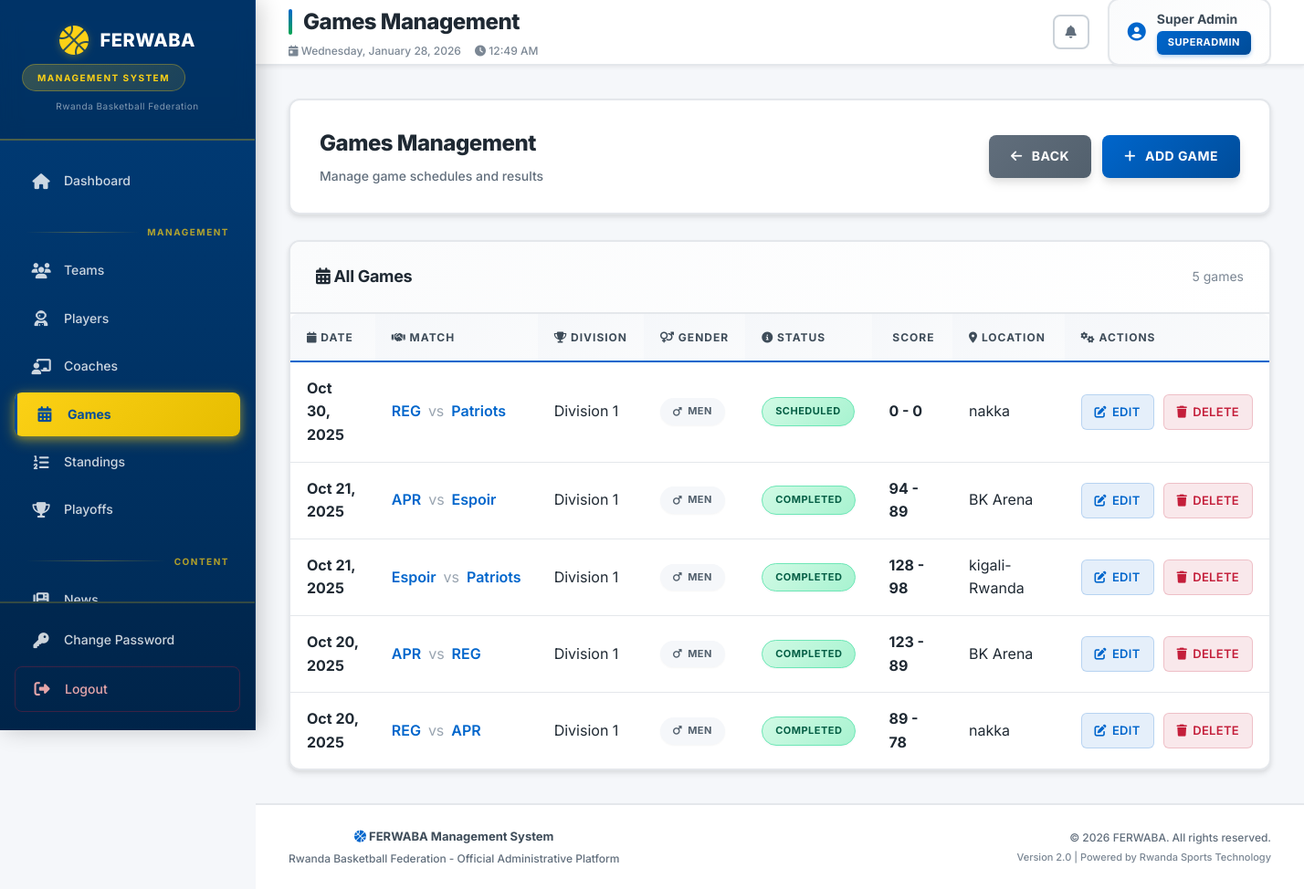
Screenshot of /admin/games.php (signed in) with the database file from the repository.
### tables this page shows
CREATE TABLE IF NOT EXISTS games(
  id INT AUTO_INCREMENT PRIMARY KEY,
  home_team_id INT,
  away_team_id INT,
  game_date DATE,
  location VARCHAR(100),
  home_score INT DEFAULT 0,
  away_score INT DEFAULT 0,
  division ENUM('Division 1','Division 2'),
  gender ENUM('Men','Women'),
  status ENUM('Scheduled','Completed') DEFAULT 'Scheduled',
  highlight_url VARCHAR(255),
  FOREIGN KEY(home_team_id) REFERENCES teams(id),
  FOREIGN KEY(away_team_id) REFERENCES teams(id)
);

CREATE TABLE IF NOT EXISTS teams(
  id INT AUTO_INCREMENT PRIMARY KEY,
  name VARCHAR(100),
  gender ENUM('Men','Women'),
  division ENUM('Division 1','Division 2'),
  location VARCHAR(100),
  logo VARCHAR(255),
  description TEXT
);

### includes/config.php (called while the page is built, shortened)
<?php
function sanitize(string $value): string {
    return htmlspecialchars(trim($value), ENT_QUOTES, 'UTF-8');
}
?>

### admin/games.php (the view, shortened to what this page needs)
<?php
require_once __DIR__ . '/includes/admin-header.php';
$games = $mysqli->query("SELECT g.*, th.name as home_name, ta.name as away_name FROM games g JOIN teams th ON th.id=g.home_team_id JOIN teams ta ON ta.id=g.away_team_id ORDER BY g.game_date DESC, g.id DESC");
?>
<div class="page-header">
  <div>
    <h1>Games Management</h1>
    <p>Manage game schedules and results</p>
  </div>
  <div class="section-actions">
    <a href="dashboard.php" class="btn btn-secondary"><i class="fas fa-arrow-left"></i> Back</a>
    <a href="game-form.php" class="btn btn-primary"><i class="fas fa-plus"></i> Add Game</a>
  </div>
</div>
<div class="admin-card">
  <div class="admin-card-header">
    <h3><i class="fas fa-calendar-alt"></i> All Games</h3>
    <span style="color: var(--gray-500); font-size: 14px;"><?php echo $games->num_rows; ?> games</span>
  </div>
  <div class="table-wrapper">
    <table class="admin-table">
      <thead>
        <tr>
          <th><i class="fas fa-calendar"></i> Date</th>
          <th><i class="fas fa-handshake"></i> Match</th>
          <th><i class="fas fa-trophy"></i> Division</th>
          <th><i class="fas fa-venus-mars"></i> Gender</th>
          <th><i class="fas fa-info-circle"></i> Status</th>
          <th><i class="fas fa-scoreboard"></i> Score</th>
          <th><i class="fas fa-map-marker-alt"></i> Location</th>
          <th><i class="fas fa-cogs"></i> Actions</th>
        </tr>
      </thead>
      <tbody>
        <?php while ($g = $games->fetch_assoc()): ?>
        <tr>
          <td><strong><?php echo date('M d, Y', strtotime($g['game_date'])); ?></strong></td>
          <td>
            <div style="display: flex; align-items: center; gap: 8px;">
              <span style="color: var(--primary); font-weight: 600;"><?php echo sanitize($g['home_name']); ?></span>
              <span style="color: var(--gray-400);">vs</span>
              <span style="color: var(--primary); font-weight: 600;"><?php echo sanitize($g['away_name']); ?></span>
            </div>
          </td>
          <td><?php echo sanitize($g['division']); ?></td>
          <td>
            <span class="status-badge" style="background: var(--gray-100); color: var(--gray-700);">
              <i class="fas fa-<?php echo $g['gender'] === 'Female' ? 'venus' : 'mars'; ?>"></i>
              <?php echo sanitize($g['gender']); ?>
            </span>
          </td>
          <td>
            <?php
            $statusClass = match($g['status']) {
              'Completed' => 'status-active',
              'Live' => 'status-pending',
              'Postponed' => 'status-inactive',
              default => 'status-active'
            };
            ?>
            <span class="status-badge <?php echo $statusClass; ?>">
              <?php echo sanitize($g['status']); ?>
            </span>
          </td>
          <td><strong><?php echo (int)$g['home_score']; ?> - <?php echo (int)$g['away_score']; ?></strong></td>
          <td><?php echo sanitize($g['location']); ?></td>
          <td>
            <div class="action-links">
              <a href="game-form.php?id=<?php echo (int)$g['id']; ?>" class="action-link edit">
                <i class="fas fa-edit"></i> Edit
              </a>
              <a href="delete-game.php?id=<?php echo (int)$g['id']; ?>" class="action-link delete" onclick="return confirm('Delete game? This will recalculate standings.')">
                <i class="fas fa-trash"></i> Delete
              </a>
            </div>
          </td>
        </tr>
        <?php endwhile; ?>
      </tbody>
    </table>
  </div>
</div>
<?php require_once __DIR__ . '/includes/admin-footer.php'; ?>

### rows the page displays
games: game_date "Oct 30, 2025", home_team.name "REG", away_team.name "Patriots", division "Division 1", gender "MEN", status "SCHEDULED", home_score "0", away_score "0", location "nakka"
games: game_date "Oct 21, 2025", home_team.name "APR", away_team.name "Espoir", division "Division 1", gender "MEN", status "COMPLETED", home_score "94", away_score "89", location "BK Arena"
games: game_date "Oct 21, 2025", home_team.name "Espoir", away_team.name "Patriots", division "Division 1", gender "MEN", status "COMPLETED", home_score "128", away_score "98", location "kigali-Rwanda"
games: game_date "Oct 20, 2025", home_team.name "APR", away_team.name "REG", division "Division 1", gender "MEN", status "COMPLETED", home_score "123", away_score "89", location "BK Arena"
games: game_date "Oct 20, 2025", home_team.name "REG", away_team.name "APR", division "Division 1", gender "MEN", status "COMPLETED", home_score "89", away_score "78", location "nakka"

### other values shown
$page_title "Games Management"
$admin_name "Super Admin"
$admin_role "SUPERADMIN"
$games->num_rows "5"
